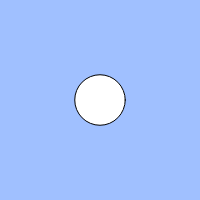
Frame 1 (no input)
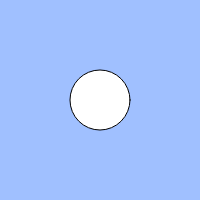
Frame 60 (no input)
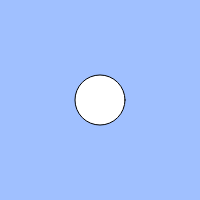
Frame 120 (the mouse pressed at the canvas centre since frame 60)

The p5.js sketch that drew these frames (run headless with seeded random() and noise() and a simulated clock; from frame 60 on, the mouse is pressed at the canvas centre):

// p5.js sketch
// ── sketch.js
let count;
let cycle;

function setup(){
  createCanvas(200, 200);
  count = 50;
  cycle = 100;
}

function draw(){
  background(160, 192, 255);
  if(keyIsDown(" ".charCodeAt(0))){
    count = (count + 1) % cycle;
  }
  else{
    count = (count + 0.5) % cycle;
  }
  // BLANK[1]
　if(count > 50 && count <= 70){
    ellipse(width / 2, height / 2, count);
    }
  else if(count > 70 && count <= 90){
      ellipse(width / 2, height / 2, 140-count);
    }
  else{
    ellipse(width / 2, height / 2, 50);
    }

  }


// // 練習問題「心臓の鼓動のように大きくなったり小さくなったりする円」
// let count;
// let cycle;
//
// function setup(){
//   createCanvas(200, 200);
//   count = 0;
//   cycle = 100;
// }
//
// function draw(){
//   background(160, 192, 255);
//   count = (count + 1) % cycle;
//   // BLANK[1]
//   // let size = count;
//   ellipse(width / 2, height / 2, size);
// }

// 心臓完成
// let count;
// let cycle;
//
// function setup(){
//   createCanvas(200, 200);
//   count = 50;
//   cycle = 100;
// }
//
// function draw(){
//   background(160, 192, 255);
//   count = (count + 1) % cycle;
//   // BLANK[1]
// 　if(count > 50 && count <= 60){
//     ellipse(width / 2, height / 2, count);
//     }
//     else if(count > 60 && count <= 70){
//       ellipse(width / 2, height / 2, 120-count);
//     }
//   else{
//     ellipse(width / 2, height / 2, 50);
//     }
//
//   }
